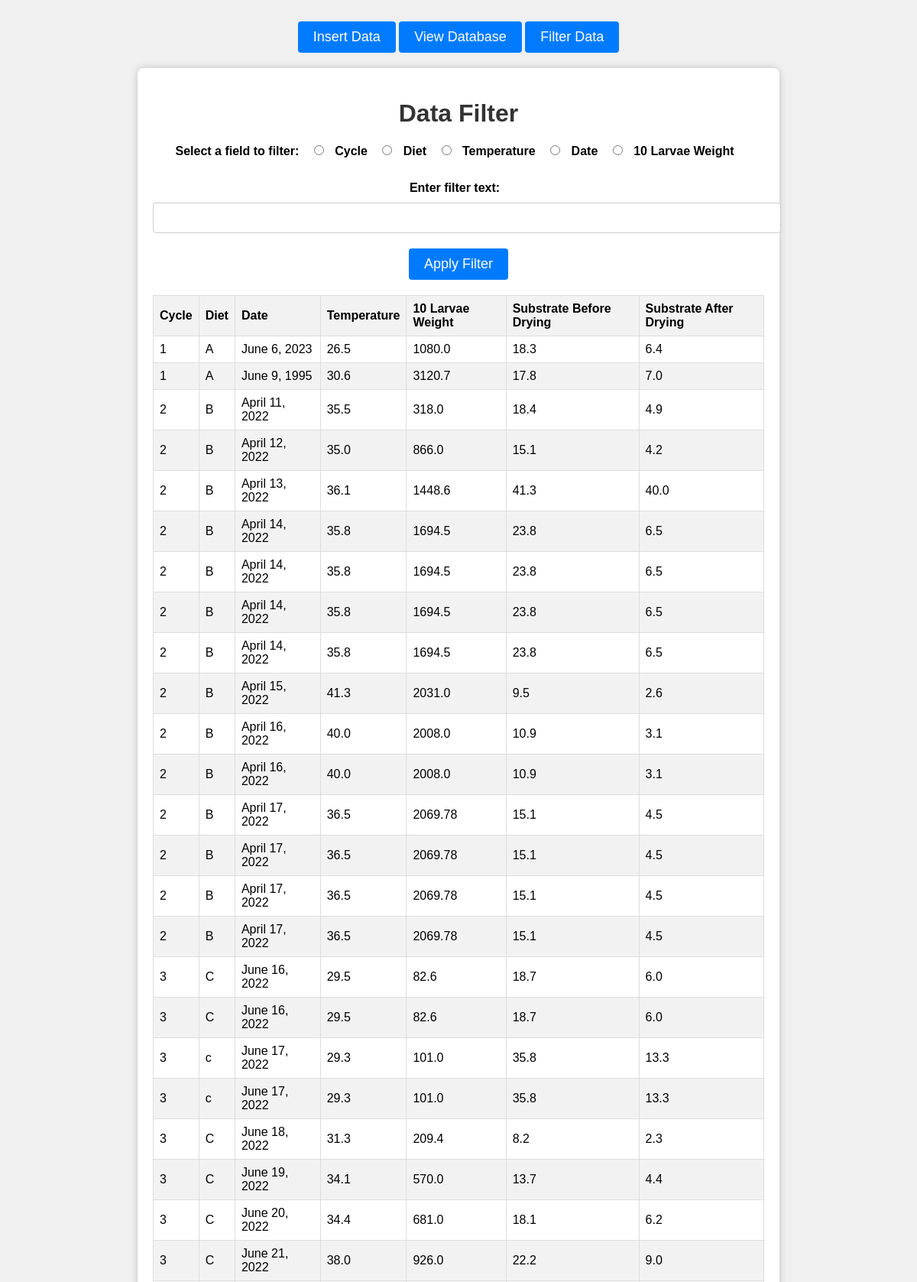
The app's page /filter (upper part) with its own data.
### BFSapp/models.py (models this page shows, shortened)
class Measurement(models.Model):
    cycle = models.IntegerField()
    diet = models.CharField(max_length=1)
    date = models.DateField()
    temperature = models.FloatField()
    larvae_weight = models.FloatField()
    before_dry = models.FloatField()
    after_dry = models.FloatField()

### BFSapp/views.py (the view)
# urls.py: path('filter', views.filter_view, name='filter_view'),
def filter_view(request):
    filter_option = request.GET.get('filter_option', '')  # Get the selected filter option from the query string
    queryset = []
    if filter_option == 'cycle':
        queryset = Measurement.objects.filter(cycle=request.GET.get('filter_text'))
    elif filter_option == 'diet':
        queryset = Measurement.objects.filter(diet=request.GET.get('filter_text'))
    elif filter_option == 'temperature':
        queryset = Measurement.objects.filter(temperature=request.GET.get('filter_text'))
    elif filter_option == 'date':
        queryset = Measurement.objects.filter(date=request.GET.get('filter_text'))
    elif filter_option == 'larvae_weight':
        queryset = Measurement.objects.filter(larvae_weight=request.GET.get('filter_text'))
    else:
        queryset = Measurement.objects.all()
    data = []
    if queryset.__len__() > 0:
        for item in queryset:
            row_dict = {
                'col1': item.cycle,
                'col2': item.diet,
                'col3': item.date,
                'col4': item.temperature,
                'col5': item.larvae_weight,
                'col6': item.before_dry,
                'col7': item.after_dry,
            }
            data.append(row_dict)
    return render(request, 'filter.html', {'data_from_server': data})

### BFSapp/templates/filter.html (shortened to what this page needs)
<!DOCTYPE html>
<html lang="en">
<head>
    {% load static %}
    <link rel="stylesheet" href="{% static './styles/filter.css' %}">
</head>
<body>
    <div class="question-row">
        <input type="submit" onclick="location.href='/form'" value="Insert Data"></button>
        <input type="submit" onclick="location.href='/reports'" value="View Database"></button>
        <input type="submit" onclick="location.href='/filter'" value="Filter Data"></button>
    </div>
    <div class="container">
        <h1>Data Filter</h1>
        <form method="get">
            <div class="question-row">
                <label for="filter_option">Select a field to filter:</label>
                <input type="radio" id="cycle" name="filter_option" value="cycle">
                <label for="cycle">Cycle</label>
                <input type="radio" id="diet" name="filter_option" value="diet">
                <label for="diet">Diet</label>
                <input type="radio" id="temperature" name="filter_option" value="temperature">
                <label for="temperature">Temperature</label>
                <input type="radio" id="date" name="filter_option" value="date">
                <label for="date">Date</label>
                <input type="radio" id="larvae_weight" name="filter_option" value="larvae_weight">
                <label for="larvae_weight">10 Larvae Weight</label>
            </div>
            <div class="question-row">
                <label for="filter_text">Enter filter text:</label>
                <input type="text" id="filter_text" name="filter_text">
            </div>
            <div class="question-row">
                <input type="submit" value="Apply Filter">
            </div>
        </form>
        <table class="data-table">
            <thead>
                <tr>
                    <th>Cycle</th>
                    <th>Diet</th>
                    <th>Date</th>
                    <th>Temperature</th>
                    <th>10 Larvae Weight</th>
                    <th>Substrate Before Drying</th>
                    <th>Substrate After Drying</th>
                </tr>
            </thead>
            <tbody>
                {% for row in data_from_server %}
                    <tr>
                        <td>{{ row.col1 }}</td>
                        <td>{{ row.col2 }}</td>
                        <td>{{ row.col3 }}</td>
                        <td>{{ row.col4 }}</td>
                        <td>{{ row.col5 }}</td>
                        <td>{{ row.col6 }}</td>
                        <td>{{ row.col7 }}</td>
                    </tr>
                {% empty %}
                    <tr>
                        <td colspan="7">No data available</td>
                    </tr>
                {% endfor %}
            </tbody>
        </table>
    </div>
</body>
</html>

### BFSapp/static/styles/filter.css (style rules this page uses)
table.data-table { border-collapse: collapse; width: 100%; margin-top: 20px; }
table.data-table th, table.data-table td { border: 1px solid #ddd; padding: 8px; text-align: left; }
table.data-table th { background-color: #f2f2f2; }
table.data-table tr:nth-child(even) { background-color: #f2f2f2; }
body { font-family: Arial, sans-serif; background-color: #f0f0f0; text-align: center; padding: 20px; }
.container { max-width: 800px; margin: 0 auto; background-color: #fff; border-radius: 8px; box-shadow: 0 0 10px rgba(0, 0, 0, 0.2); padding: 20px; }
h1 { color: #333; margin-bottom: 20px; }
form { margin-top: 20px; }
.question-row { margin-bottom: 20px; }
label { display: block; margin-bottom: 10px; font-weight: bold; }
input[type="radio"] { margin-right: 10px; }
input[type="text"] { width: 100%; padding: 10px; border: 1px solid #ccc; border-radius: 4px; font-size: 16px; }
input[type="submit"] { background-color: #007bff; color: #fff; padding: 10px 20px; border: none; border-radius: 4px; cursor: pointer; font-size: 18px; }
.question-row label, .question-row input[type="radio"] { display: inline-block; margin-right: 10px; }

### records on screen
Measurement: col3 "June 6, 2023", col4 "26.5", col5 "1080.0", col6 "18.3", col7 "6.4"
Measurement: col3 "June 9, 1995", col4 "30.6", col5 "3120.7", col6 "17.8", col7 "7.0"
Measurement: col3 "April 11, 2022", col4 "35.5", col5 "318.0", col6 "18.4", col7 "4.9"
Measurement: col3 "April 12, 2022", col4 "35.0", col5 "866.0", col6 "15.1", col7 "4.2"
Measurement: col3 "April 13, 2022", col4 "36.1", col5 "1448.6", col6 "41.3", col7 "40.0"
Measurement: col3 "April 14, 2022", col4 "35.8", col5 "1694.5", col6 "23.8", col7 "6.5"
Measurement: col3 "April 14, 2022", col4 "35.8", col5 "1694.5", col6 "23.8", col7 "6.5"
Measurement: col3 "April 14, 2022", col4 "35.8", col5 "1694.5", col6 "23.8", col7 "6.5"
Measurement: col3 "April 14, 2022", col4 "35.8", col5 "1694.5", col6 "23.8", col7 "6.5"
Measurement: col3 "April 15, 2022", col4 "41.3", col5 "2031.0", col6 "9.5", col7 "2.6"
Measurement: col3 "April 16, 2022", col4 "40.0", col5 "2008.0", col6 "10.9", col7 "3.1"
Measurement: col3 "April 16, 2022", col4 "40.0", col5 "2008.0", col6 "10.9", col7 "3.1"
Measurement: col3 "April 17, 2022", col4 "36.5", col5 "2069.78", col6 "15.1", col7 "4.5"
Measurement: col3 "April 17, 2022", col4 "36.5", col5 "2069.78", col6 "15.1", col7 "4.5"
Measurement: col3 "April 17, 2022", col4 "36.5", col5 "2069.78", col6 "15.1", col7 "4.5"
Measurement: col3 "April 17, 2022", col4 "36.5", col5 "2069.78", col6 "15.1", col7 "4.5"
Measurement: col3 "June 16, 2022", col4 "29.5", col5 "82.6", col6 "18.7", col7 "6.0"
Measurement: col3 "June 16, 2022", col4 "29.5", col5 "82.6", col6 "18.7", col7 "6.0"
Measurement: col3 "June 17, 2022", col4 "29.3", col5 "101.0", col6 "35.8", col7 "13.3"
Measurement: col3 "June 17, 2022", col4 "29.3", col5 "101.0", col6 "35.8", col7 "13.3"
Measurement: col3 "June 18, 2022", col4 "31.3", col5 "209.4", col6 "8.2", col7 "2.3"
Measurement: col3 "June 19, 2022", col4 "34.1", col5 "570.0", col6 "13.7", col7 "4.4"
Measurement: col3 "June 20, 2022", col4 "34.4", col5 "681.0", col6 "18.1", col7 "6.2"
Measurement: col3 "June 21, 2022", col4 "38.0", col5 "926.0", col6 "22.2", col7 "9.0"

### other values on screen
{{ row.col1 }} "1" "1" "2" "2" "2" "2" "2" "2" "2" "2" "2" "2" "2" "2" "2" "2" "3" "3" "3" "3" "3" "3" "3" "3"
{{ row.col2 }} "A" "A" "B" "B" "B" "B" "B" "B" "B" "B" "B" "B" "B" "B" "B" "B" "C" "C" "c" "c" "C" "C" "C" "C"
